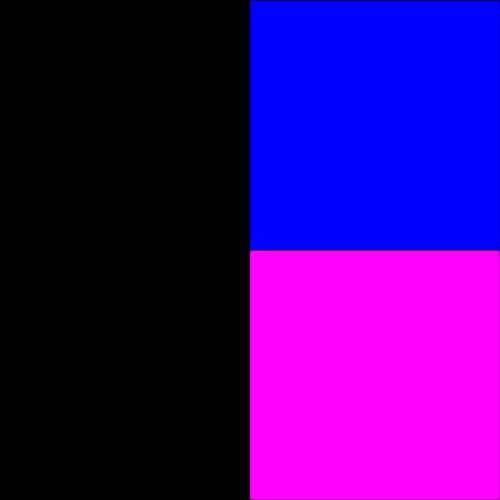
Frame 1 (no input)
Frame 60 (no input): identical to frame 1, image omitted
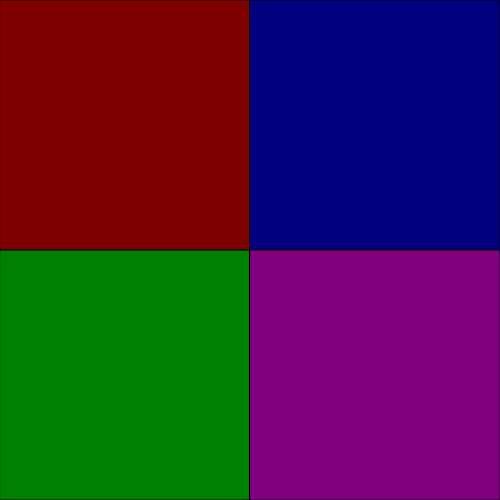
Frame 120 (the mouse pressed at the canvas centre since frame 60)

The p5.js sketch that drew these frames (run headless with seeded random() and noise() and a simulated clock; from frame 60 on, the mouse is pressed at the canvas centre):

// p5.js sketch
// ── sketch.js
//https://github.com/stavrosdidakis/DAT-GAD-405_2017
//https://p5js.org

//DAT405 / GAD405
//04_Exercise01 - Loops and Random Color

let size = 250;

function setup() {
  createCanvas(500, 500);
//  frameRate(3); //Drawing speed 3 fps
}

function draw() {
  background(0);

  let m1 = map(mouseX,0,width,0,255);
  let m2 = map(mouseY,0,height,0,255);
  let m3 = map(mouseX,0,width,255,0);
  let m4 = map(mouseY,0,width,255,0);

  let c1 = color(255,0,0,m1);
  let c2 = color(0,255,0,m2);
  let c3 = color(0,0,255,m3);
  let c4 = color(255,0,255,m4);

  fill(c1);
  rect (0,0,size,size);
  fill(c2);
  rect (0,size,size,size);
  fill(c3);
  rect (size,0,size,size);
  fill(c4);
  rect (size,size,size,size);
    }
